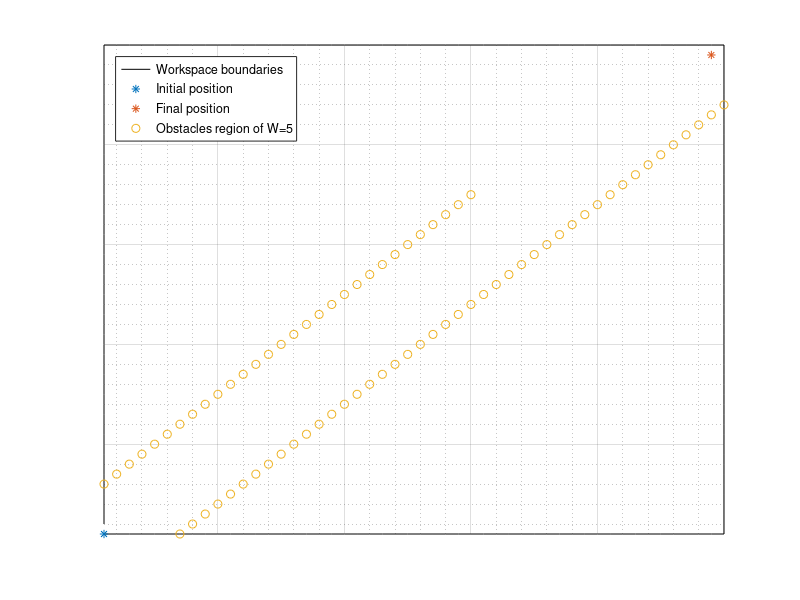

MATLAB code for this plot:

axes('XLim',[1,50], 'YLim',[1,50], 'XGrid','on', 'YGrid','on', 'XMinorGrid','on', 'YMinorGrid','on')

set(gca,'XColor', 'none','YColor','none')

m = 15; % number of missing consecutive obstacles.

a=50; b=50;

O_x_5_left = [1:a-5];
O_y_5_left = [1+5:b];

O_x_5_right = [2+5:a];
O_y_5_right = [1:b-1-5];

O_x_5_Upper = [O_x_5_left(1:end-m),O_x_5_right];
O_y_5_Upper = [O_y_5_left(1:end-m),O_y_5_right];

hold on

boundaries_x = [1:50,repelem(50,48),50:-1:1,repelem(1,48)];
boundaries_y = [repelem(1,50),2:49,repelem(50,50),49:-1:2];

plot(boundaries_x,boundaries_y,'k')

hold on

scatter(1,1,'*')

hold on

scatter(a-1,b-1,'*')

hold on

scatter(O_x_5_Upper, O_y_5_Upper)

legend({'Workspace boundaries','Initial position','Final position','Obstacles region of W=5','Obstacles region of W=10'},'Location','northwest');